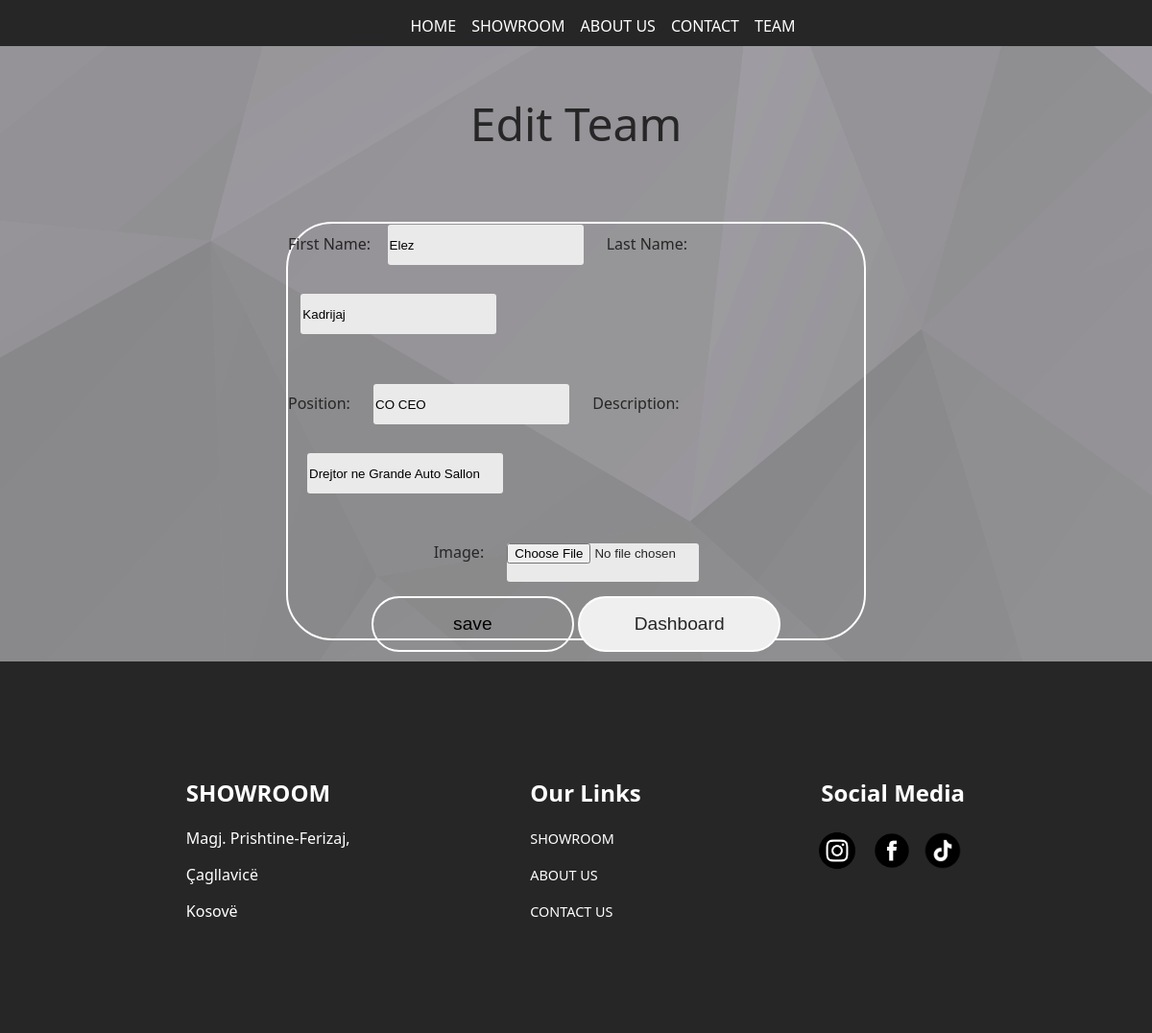
Screenshot of /edit-team.php?id=11 with the database file from the repository.
### tables this page shows
CREATE TABLE `team` (
  `ID` int(11) NOT NULL,
  `firstname` varchar(255) NOT NULL,
  `lastname` varchar(255) NOT NULL,
  `pozita` varchar(255) NOT NULL,
  `pershkrimi` text NOT NULL,
  `img` blob NOT NULL,
  `Modifikim` varchar(255) DEFAULT NULL
);

### teamRepository.php (called while the page is built, shortened)
<?php
    class TeamRepository{
        private $connection;
        public function __construct()
        {
            $conn = new DatabaseConnection;
            $this->connection = $conn->startConnection();
        }
        function getTeamById($id){
            $conn = $this->connection;
            $sql = "SELECT * FROM team WHERE ID=?";
            $statement = $conn->prepare($sql);
            $statement->execute([$id]);
            $team=$statement->fetch();
            return $team;
        }
    }
?>

### edit-team.php (the view, shortened to what this page needs)
<?php
include 'teamRepository.php';
$id = $_GET['id'];
$strep = new TeamRepository();
$team = $strep->getTeamById($id);
?>
<!DOCTYPE html>
<html>
<head>
    <link rel="stylesheet" href="edit.css">
</head>
<body>
    <?php
        include('header.php');
        echo $header1;
    ?>
    <div class="edit-title">
        <p>Edit Team</p>
    </div>
    <div class="form-div">
        <form class="edit-form" action="<?php echo $_SERVER['PHP_SELF'] . '?id=' . $id; ?>" method="POST">
             <div>
                <label class="team-lable-1" for="">First Name:</label>
                <input class="input-field-3" type="text" name="firstName" value="<?php echo $team['firstname']?>">
                <label for="">Last Name:</label>
                <input class="input-field-3" type="text" name="lastName" value="<?php echo $team['lastname']?>">
            </div><br>
            <div>
                <label for="">Position:</label>
                <input class="input-field" type="text" name="pozita" value="<?php echo $team['pozita']?>">
                <label for="">Description:</label>
                <input class="input-field" type="text" name="pershkrimi" value="<?php echo $team['pershkrimi']?>">
            </div><br>
            <div>
                <label for="">Image:</label>
                <input  class="input-field" type="file" name="image"  value="<?php echo $team['img']?>">
            </div>
            <div>
                <input class="edit-submit" type="submit" name="editBtn" value="save">
                <button type="submit" class="edit-submit"><a href="AdminDashboard.php">Dashboard</a></button>
            </div>
        </form>
    </div>
    <?php
        include('footer.php');
        echo $footer1;
    ?>
</body>
</html>

### edit.css (style rules this page uses)
body { margin: 0%; background-image: url(Img/abstract-gray-mosaic-polygon-surfaced-background.jpg); background-position: center; background-size: cover; display: flex; flex-direction: column; justify-content: center; align-items: center; font-family: 'Segoe UI', Tahoma, Geneva, Verdana, sans-serif; }
.edit-title { color: #262626; width: 100%; display: flex; justify-content: center; align-items: center; font-size: 3em; }
.edit-form { width: 50%; height: 90%; display: flex; flex-direction: column; justify-content: center; align-items: center; border: 0.15em solid white; border-radius: 3em; }
.form-div { color: #262626; display: flex; width: 100%; height: 30em; justify-content: center; align-items: center; margin-bottom: 0em; }
.input-field { background: #eaeaea; margin: 15px 20px; border-radius: 3px; max-height: 65px; transition: max-height 0.5s; overflow: hidden; }
input { width: 15em; height: 3em; background: transparent; border: 0; outline: 0; }
.input-field-3 { background: #eaeaea; margin: 15px 20px; border-radius: 3px; max-height: 65px; transition: max-height 0.5s; overflow: hidden; margin-left: 1em; }
.edit-submit { font-size: 1.2em; width: 11em; height: 3em; border: 0.15em solid white; border-radius: 1.5em; outline: 0; }
.edit-submit a { color: #262626; text-decoration: none; }

### rows the page displays
team: firstName "Elez", lastName "Kadrijaj", pozita "CO CEO", pershkrimi "Drejtor ne Grande Auto Sallon"
